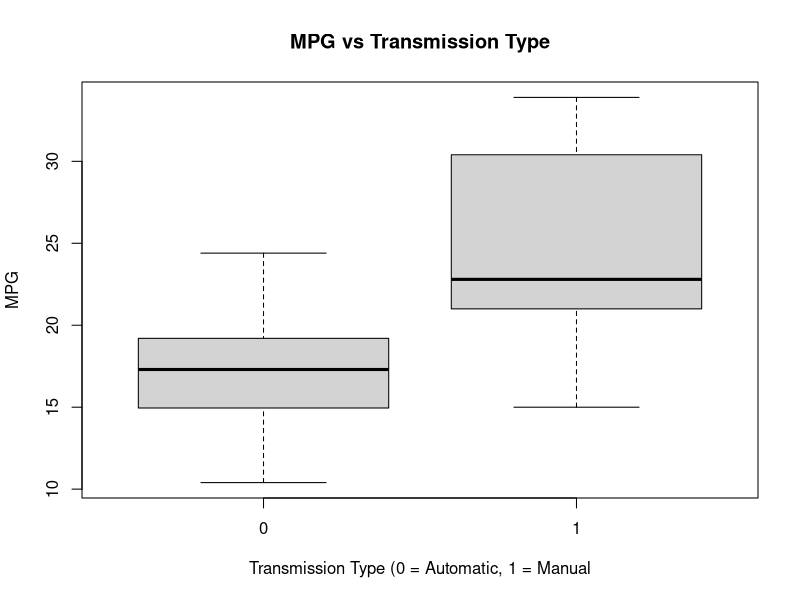
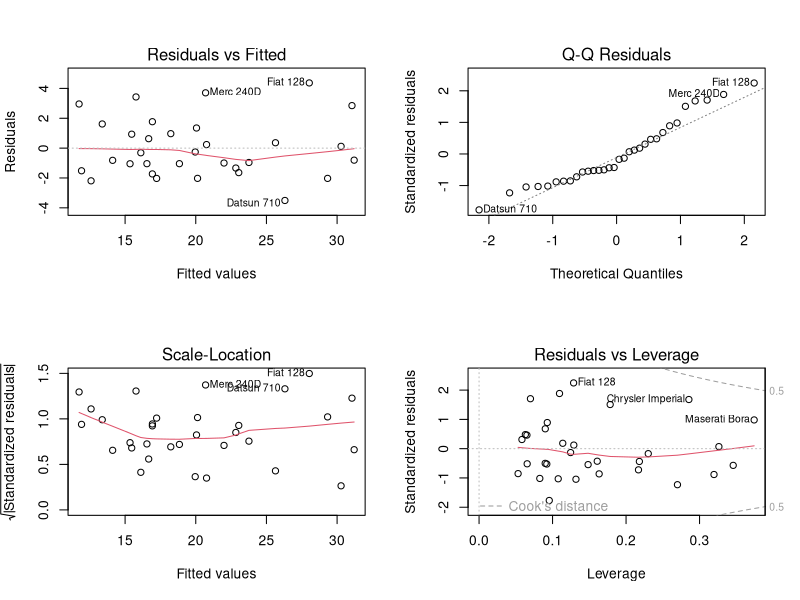

Generate these figures, in order, with R:
## ---- chunk 1
knitr::opts_chunk$set(echo = TRUE)
library(ggplot2)
## ---- chunk 2
data(mtcars)
## ---- chunk 3
baseModel <- lm(mpg ~ am, data = mtcars)
## ---- chunk 4
initialModel <- lm(mpg ~ ., data = mtcars)
# step to find a better model
betterModel <- step(initialModel, direction = "both")
## ---- chunk 5
amwtModel <- lm(mpg ~  wt + qsec + am + wt:am, data = mtcars)
## ---- chunk 6
boxplot(mpg ~ am, data = mtcars, 
        xlab = "Transmission Type (0 = Automatic, 1 = Manual", 
        ylab = "MPG",
        main = "MPG vs Transmission Type")
## ---- chunk 7
t.test(mpg ~ am, data = mtcars)
## ---- chunk 8
amwtModel <- lm(mpg ~  wt + qsec + am + wt:am, data = mtcars)
summary(amwtModel)
par(mfrow = c(2, 2))
plot(amwtModel)
## ---- chunk 9
newModel <- lm(mpg ~ cyl + wt + vs + am, data = mtcars)
#summary(newModel)
#par(mfrow = c(2, 2))
#plot(newModel)
## ---- chunk 10
new2Model <- lm(mpg ~  wt + qsec + am, data = mtcars)
#summary(new2Model)
#par(mfrow = c(2, 2))
#plot(new2Model)
## ---- chunk 11
improvedModel <- lm(mpg ~ cyl + disp + wt + hp + am, data = mtcars)
#summary(improvedModel)
#par(mfrow = c(2, 2))
#plot(improvedModel)
## ---- chunk 12
mtcars$cyl <- factor(mtcars$cyl)
mtcars$vs <- factor(mtcars$vs)
mtcars$gear <- factor(mtcars$gear)
mtcars$carb <- factor(mtcars$carb)
mtcars$am <- factor(mtcars$am)
## ---- chunk 13
#ggplot(mtcars, aes(x = wt, y = mpg, group = am, color = am)) + 
#        geom_point() +
#        scale_colour_discrete(labels = c("Automatic", "Manual")) +
#        xlab("weight") +
#        ggtitle("Scatter Plot of MPG vs Weight by Transmission")
